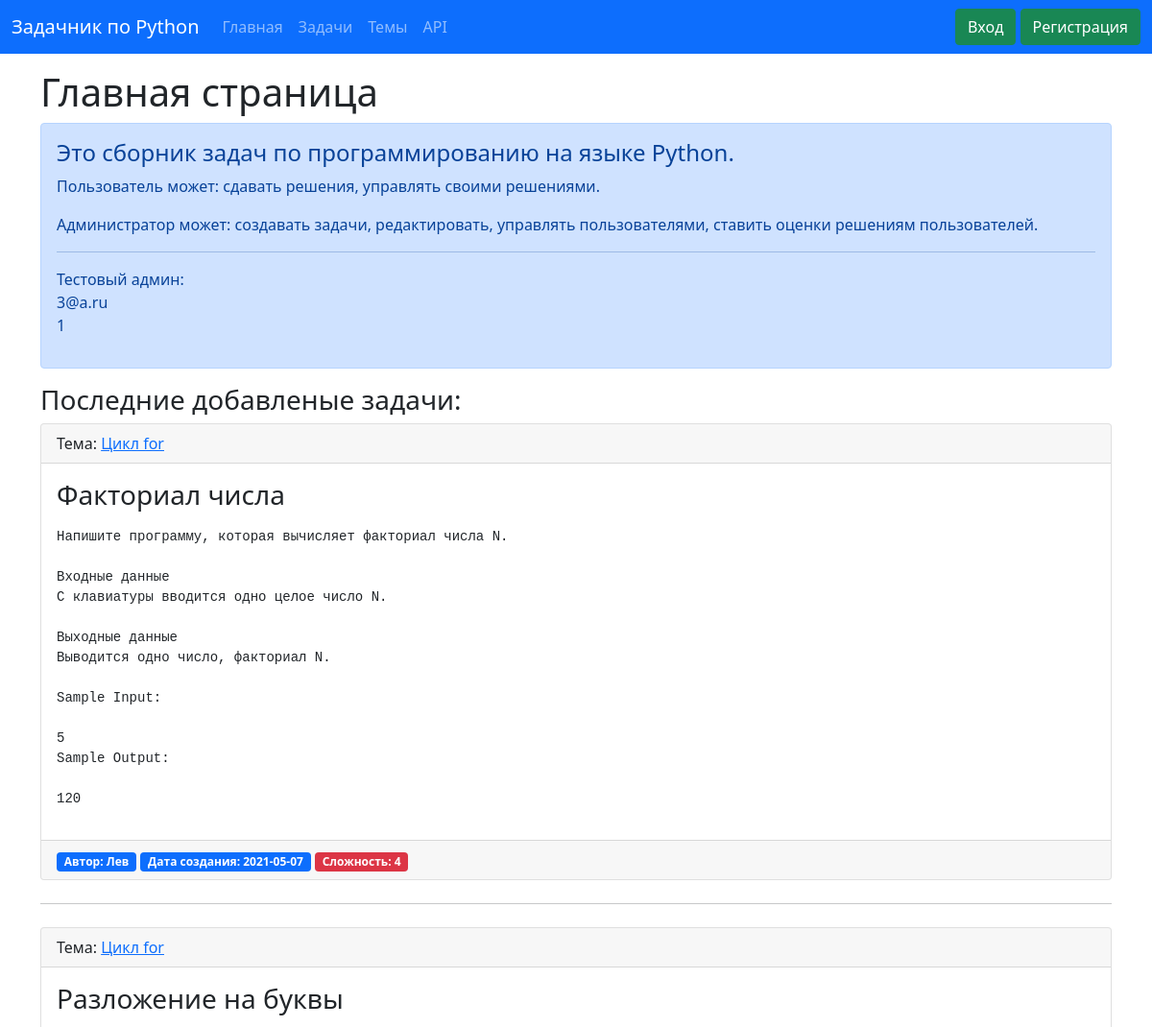
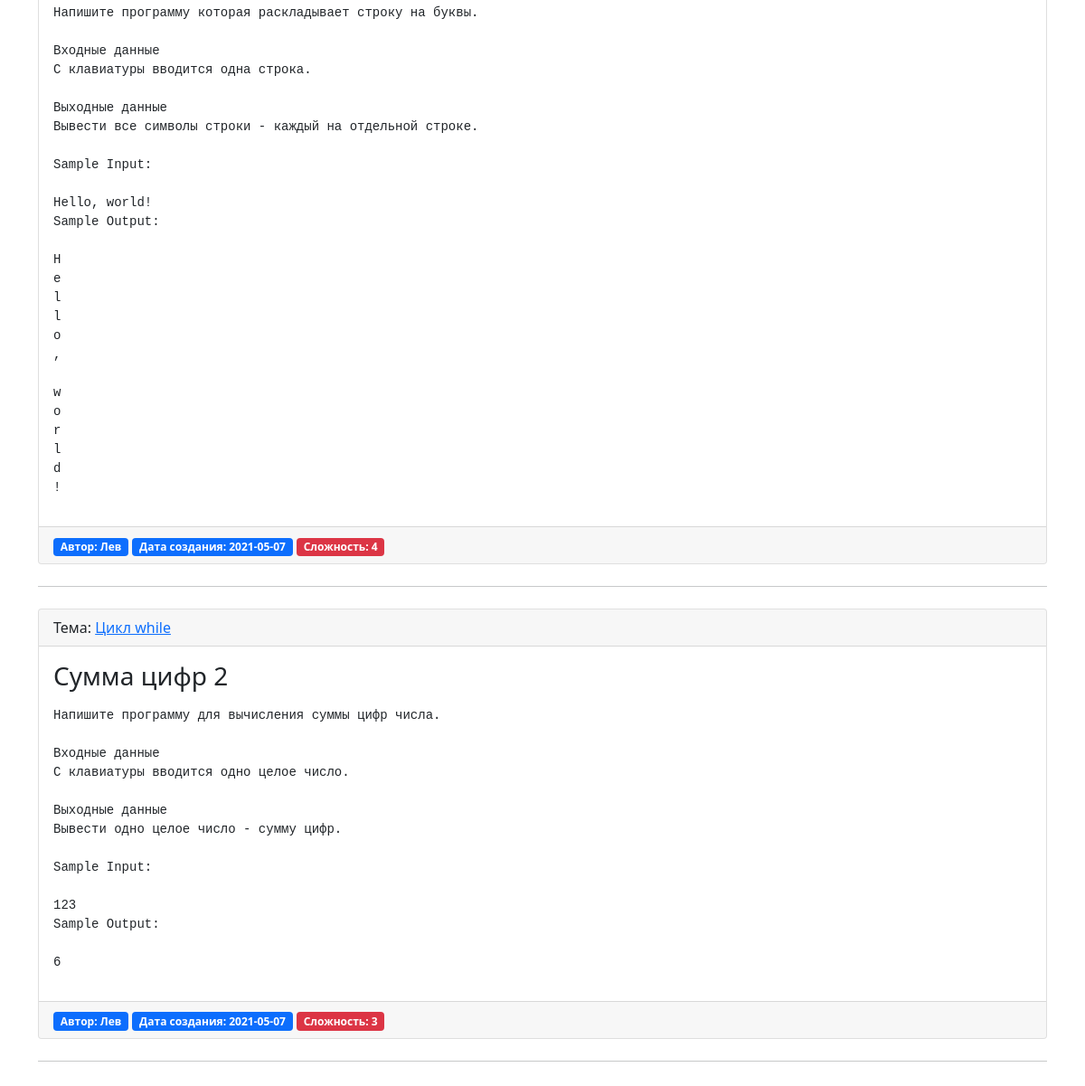
/index, run on the app's committed database (2 pictures, top to bottom).
### data/tasks.py (models this page shows, shortened)
class Task(SqlAlchemyBase, SerializerMixin):
    __tablename__ = 'tasks'
    id = sqlalchemy.Column(sqlalchemy.Integer, primary_key=True, autoincrement=True)
    title = sqlalchemy.Column(sqlalchemy.String, index=True, nullable=True)
    content = sqlalchemy.Column(sqlalchemy.String, nullable=True)
    subject = sqlalchemy.Column(sqlalchemy.String, default='Без темы')
    created_date = sqlalchemy.Column(sqlalchemy.Date, default=datetime.date.today)
    rating = sqlalchemy.Column(sqlalchemy.Integer)
    user_id = sqlalchemy.Column(sqlalchemy.Integer, sqlalchemy.ForeignKey("users.id"))
    user = orm.relation('User', back_populates='task')
    solve = orm.relation('Solve', cascade="all, delete")

### data/users.py (models this page shows, shortened)
class User(SqlAlchemyBase, UserMixin, SerializerMixin):
    __tablename__ = 'users'
    id = sqlalchemy.Column(sqlalchemy.Integer, primary_key=True, autoincrement=True)
    name = sqlalchemy.Column(sqlalchemy.String, index=True, nullable=True)
    role = sqlalchemy.Column(sqlalchemy.String, default='user')
    email = sqlalchemy.Column(sqlalchemy.String, index=True, unique=True, nullable=True)
    hashed_password = sqlalchemy.Column(sqlalchemy.String, nullable=True)
    created_date = sqlalchemy.Column(sqlalchemy.DateTime, default=datetime.date.today)
    task = orm.relation("Task", back_populates='user')
    solve = orm.relation("Solve", cascade="all, delete")

### main.py (the view)
@app.route("/")
@app.route('/index')
def index():
    session = db_session.create_session()
    result = session.query(Task)[:-4:-1]
    return render_template("home_page.html", title='Главная страница', tasks=result)

### data/db_session.py (called while the page is built)
def create_session() -> Session:
    global __factory
    return __factory()

### templates/home_page.html
{% extends "base_template.html" %}
{% block main %}
<h1>Главная страница</h1>
<div class="alert alert-primary" role="alert">
    <h4 class="alert-heading">Это сборник задач по программированию на языке Python.</h4>
    <p> Пользователь может: сдавать решения, управлять своими решениями.</p>
    <p>Администратор может: создавать задачи, редактировать, управлять пользователями, ставить оценки решениям
        пользователей.</p>
    <hr>
    <p>Тестовый админ: <br>
        3@a.ru<br>
        1</p>
</div>
<h3>Последние добавленые задачи:</h3>
{% for task in tasks%}
<div class="card">
    <div class="card-header">
        Тема: <a href="/tasks/{{task.subject}}">{{task.subject}}</a>
    </div>
    <div class="card-body">
        <h3 class="card-title">{{task.title}} </h3>
        <p class="card-text word-wrap: break-word">
        <pre>{{task.content | safe}}</pre>
        </p>
    </div>
    <div class="card-footer text-muted">
        <span class="badge bg-primary">Автор: {{task.user.name}}</span>
        <span class="badge bg-primary">Дата создания: {{task.created_date}}</span>
        <span class="badge bg-danger">Сложность: {{task.rating}}</span>
    </div>
</div>
<hr class="my-4">
{% endfor %}
{% endblock %}

### templates/base_template.html (shortened to what this page needs)
<!doctype html>
<html lang="ru">
<head>
    <link href="https://cdn.jsdelivr.net/npm/bootstrap@5.0.0-beta3/dist/css/bootstrap.min.css" rel="stylesheet"
>
</head>
<body>
<div class="d-flex flex-column h-200">
    <header>
        <nav class="navbar navbar-expand-lg navbar-dark bg-primary">
            <div class="container-fluid">
                <a class="navbar-brand mb-0 h1" href="/">Задачник по Python</a>
                <div class="collapse navbar-collapse" id="navbarNav">
                    <ul class="navbar-nav">
                        <li class="nav-item"><a class="nav-link" href="/">Главная</a></li>
                        <li class="nav-item"><a class="nav-link" href="/subjects/tasks/all">Задачи</a></li>
                        <li class="nav-item"><a class="nav-link" href="/subjects">Темы</a></li>
                        <li class="nav-item"><a class="nav-link" href="/about">API</a></li>
                    </ul>
                </div>
                <div>
                    {% if current_user.is_authenticated %}
                    <span class="navbar-text">Пользователь: {{ current_user.name }} </span> <a href="/logout">
                    <button type="button" class="btn btn-danger">Выход</button>
                </a>
                    {% else %}
                    <a href="login" class="btn btn-success">Вход</a>
                    <a href="registration" class="btn btn-success">Регистрация</a>
                    {% endif %}
                </div>
            </div>
        </nav>
    </header>
    <div class="container py-3">
        <main>
            {% block main %}
            {% endblock %}
        </main>
    </div>
</div>
</body>
</html>

### data on the page
Task: subject "Цикл for", title "Факториал числа", content "Напишите программу, которая вычисляет факториал числа N. Входные данные С клавиатуры вводится одно целое число N. Выходные данные Выводится одно число, факториал N. Sample Input: 5 Sample Output: 120", user.name "Лев", created_date "2021-05-07", rating "4"
Task: subject "Цикл for", title "Разложение на буквы", content "Напишите программу которая раскладывает строку на буквы. Входные данные С клавиатуры вводится одна строка. Выходные данные Вывести все символы строки - каждый на отдельной строке. Sample Input: Hello, world! Sample Output: H e l l o , w o r l d !", user.name "Лев", created_date "2021-05-07", rating "4"
Task: subject "Цикл while", title "Сумма цифр 2", content "Напишите программу для вычисления суммы цифр числа. Входные данные С клавиатуры вводится одно целое число. Выходные данные Вывести одно целое число - сумму цифр. Sample Input: 123 Sample Output: 6", user.name "Лев", created_date "2021-05-07", rating "3"
